Frame 1 (no input): blank canvas, image omitted
Frame 60 (no input): blank canvas, image omitted
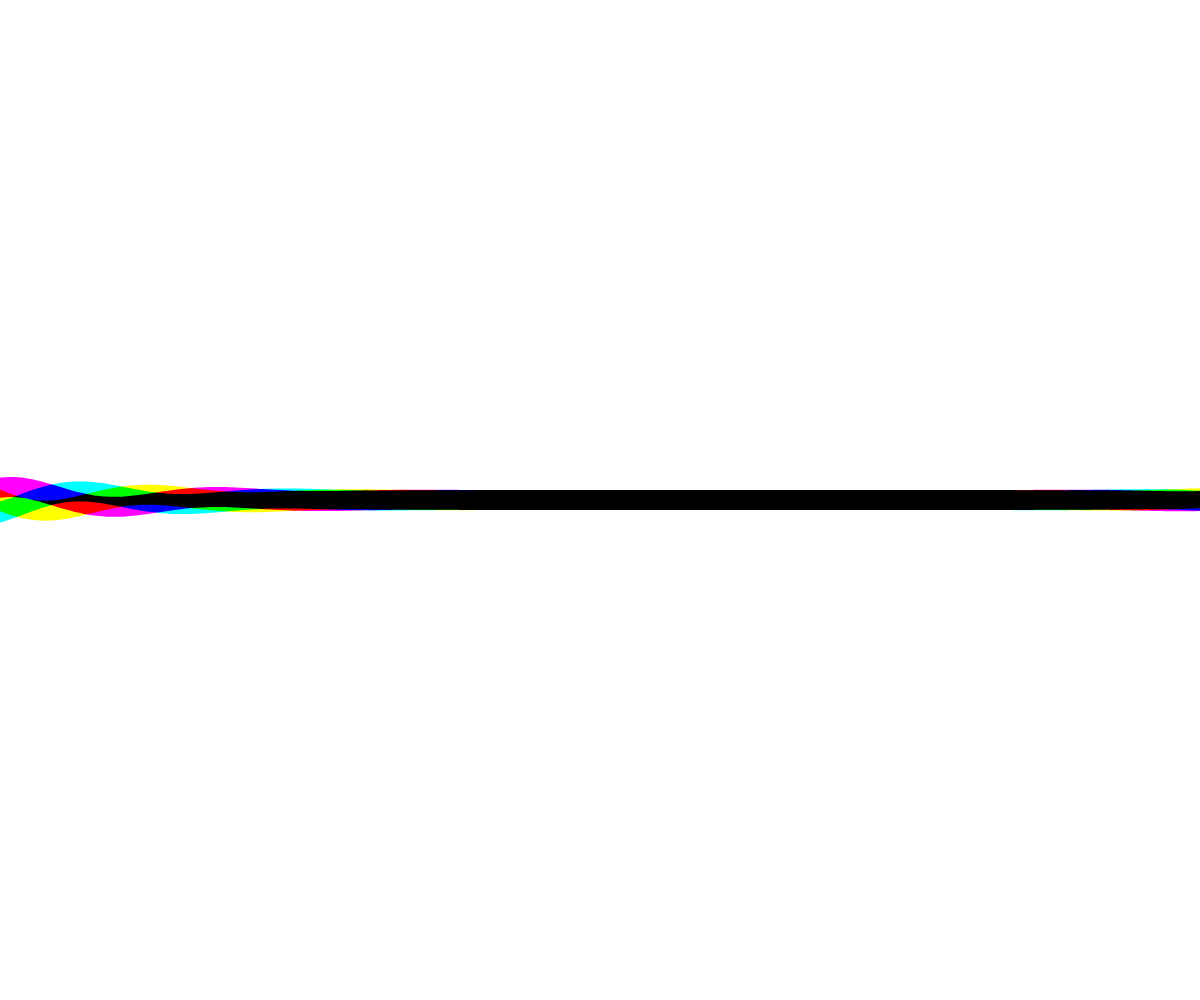
Frame 120 (the mouse pressed at the canvas centre since frame 60)

The p5.js sketch whose frames 1 and 60 were blank and that drew this single picture after the mouse press (run headless with seeded random() and noise() and a simulated clock; from frame 60 on, the mouse is pressed at the canvas centre):

// p5.js sketch
// ── sketch.js
/*
 * twisted lines
 *
 * @author aadebdeb
 * @date 2017/02/04
 */

var colors;
var type;
var multiply;

function setup() {
  createCanvas(windowWidth, windowHeight);
  
  colors = [
    color(255, 0, 0),
    color(0, 255, 0),
    color(0, 0, 255)
  ];
  
  type = 0;
}

function draw() {
  blendMode(BLEND);
  
  if(type == 0) {
    background(255);
    blendMode(EXCLUSION);
  } else {
    background(0);
    blendMode(SCREEN);
  }
  noFill();
  strokeWeight(20);
  for(var i = 0; i < 3; i++) {
    stroke(colors[i]);
    beginShape();
    for(var w = -20; w < width + 20; w += 5) {
      var h = height / 2;
      h += map(multiply,0,windowHeight,0,200) * sin(w * 0.03 + frameCount * 0.07 + i * TWO_PI / 3) * pow(abs(sin(w * 0.001 + frameCount * 0.02)), 5);
      curveVertex(w, h);
    }    
    endShape();
  }
  
}

function mousePressed() {
  /*if(type == 0) {
    type = 1;
  } else {
    type = 0;
  }*/
    multiply = mouseY;
}
